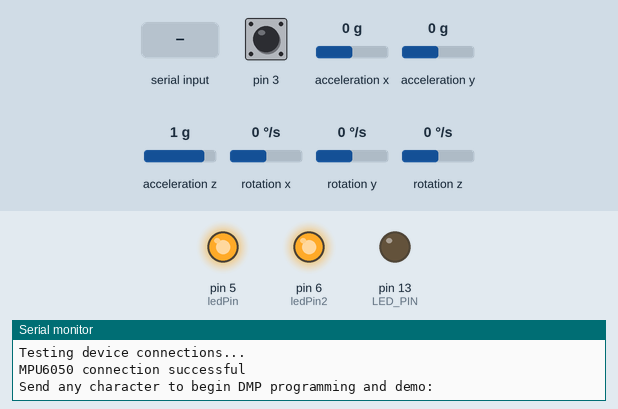
Recording of a sketch running on a simulated Arduino Leonardo, built with avr-gcc and run on an emulated ATmega32U4. On the bench: output pins drawn as LEDs (lit = HIGH), the last lines printed to the serial monitor. Dashed ring = blinking. The test bench sets the inputs (shaded band); at power-on: rotation z 0 °/s, acceleration z 1 g, pin 3 HIGH, acceleration x 0 g, acceleration y 0 g, rotation x 0 °/s, rotation y 0 °/s. The sensor or clock chip raises its interrupt line as the real part does.

Above: at 0.8 s.
0.9 s: "1\n" received over Serial
At 3.09 s:
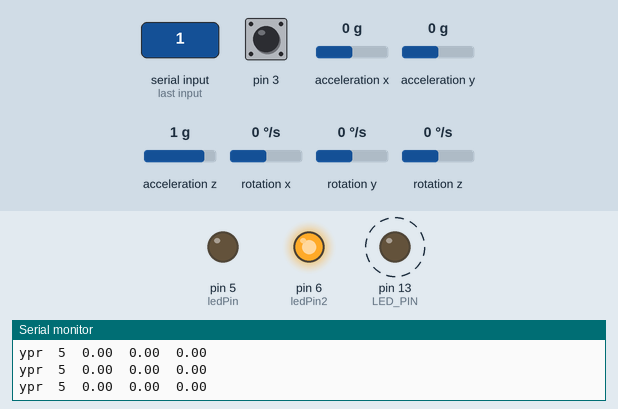
3.9 s: rotation z set to -27 °/s
6.9 s: rotation z set to -33 °/s
At 8.3 s:
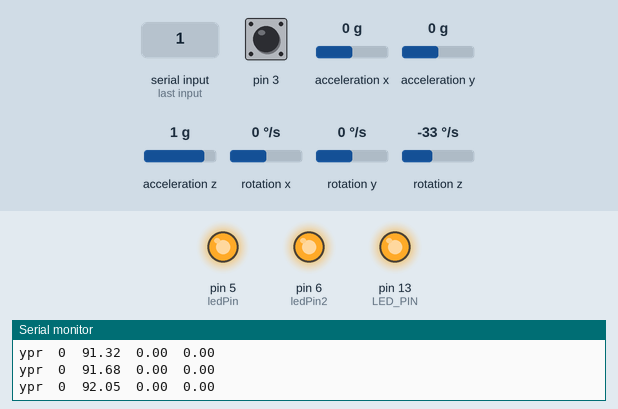
9.9 s: acceleration z set to 0.1 g
At 10.7 s:
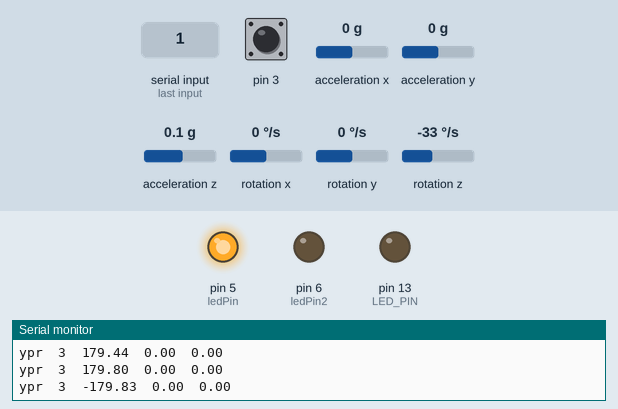
12.9 s: acceleration z set to -0.2 g
15.9 s: acceleration z set to 0 g
At 19.79 s:
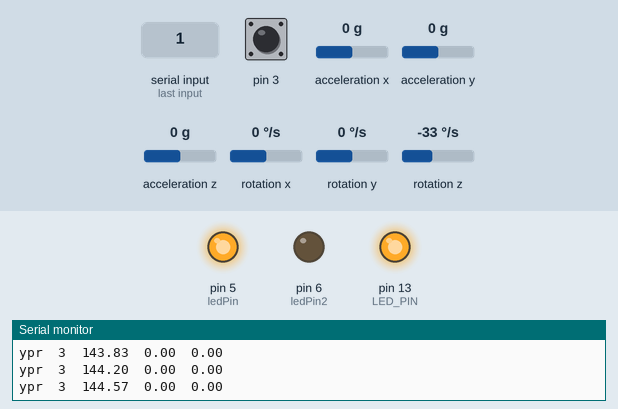
Timing chart, 0 to 19.9 s (numbered marks = the images above; inputs shaded):
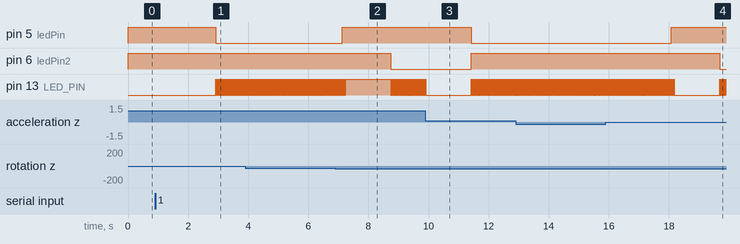

Measured:
- the behaviour switches between -29 and -30 °/s on rotation z (found by bisection; images 1 and 2)
- after the input at 0.9 s, pin 5 (ledPin): HIGH → LOW after 2.0 s; pin 13 (LED_PIN): alternates HIGH for 0.01 s and LOW for 0.01 s, starting after 2.0 s
- after the input at 15.9 s, pin 5 (ledPin): LOW → HIGH after 2.2 s; pin 6 (ledPin2): HIGH → LOW after 3.8 s

The sketch:

MPU6050_DMP6.ino
```cpp
// I2C device class (I2Cdev) demonstration Arduino sketch for MPU6050 class using DMP (MotionApps v2.0)
// 6/21/2012 by Jeff Rowberg <jeff@rowberg.net>
// Updates should (hopefully) always be available at https://github.com/jrowberg/i2cdevlib
//
// Changelog:
//      2013-05-08 - added seamless Fastwire support
//                 - added note about gyro calibration
//      2012-06-21 - added note about Arduino 1.0.1 + Leonardo compatibility error
//      2012-06-20 - improved FIFO overflow handling and simplified read process
//      2012-06-19 - completely rearranged DMP initialization code and simplification
//      2012-06-13 - pull gyro and accel data from FIFO packet instead of reading directly
//      2012-06-09 - fix broken FIFO read sequence and change interrupt detection to RISING
//      2012-06-05 - add gravity-compensated initial reference frame acceleration output
//                 - add 3D math helper file to DMP6 example sketch
//                 - add Euler output and Yaw/Pitch/Roll output formats
//      2012-06-04 - remove accel offset clearing for better results (thanks Sungon Lee)
//      2012-06-01 - fixed gyro sensitivity to be 2000 deg/sec instead of 250
//      2012-05-30 - basic DMP initialization working

/* ============================================
I2Cdev device library code is placed under the MIT license
Copyright (c) 2012 Jeff Rowberg

Permission is hereby granted, free of charge, to any person obtaining a copy
of this software and associated documentation files (the "Software"), to deal
in the Software without restriction, including without limitation the rights
to use, copy, modify, merge, publish, distribute, sublicense, and/or sell
copies of the Software, and to permit persons to whom the Software is
furnished to do so, subject to the following conditions:

The above copyright notice and this permission notice shall be included in
all copies or substantial portions of the Software.

THE SOFTWARE IS PROVIDED "AS IS", WITHOUT WARRANTY OF ANY KIND, EXPRESS OR
IMPLIED, INCLUDING BUT NOT LIMITED TO THE WARRANTIES OF MERCHANTABILITY,
FITNESS FOR A PARTICULAR PURPOSE AND NONINFRINGEMENT. IN NO EVENT SHALL THE
AUTHORS OR COPYRIGHT HOLDERS BE LIABLE FOR ANY CLAIM, DAMAGES OR OTHER
LIABILITY, WHETHER IN AN ACTION OF CONTRACT, TORT OR OTHERWISE, ARISING FROM,
OUT OF OR IN CONNECTION WITH THE SOFTWARE OR THE USE OR OTHER DEALINGS IN
THE SOFTWARE.
===============================================
*/

// I2Cdev and MPU6050 must be installed as libraries, or else the .cpp/.h files
// for both classes must be in the include path of your project
#include "I2Cdev.h"

#include "MPU6050_6Axis_MotionApps20.h"
//#include "MPU6050.h" // not necessary if using MotionApps include file

// Arduino Wire library is required if I2Cdev I2CDEV_ARDUINO_WIRE implementation
// is used in I2Cdev.h
#if I2CDEV_IMPLEMENTATION == I2CDEV_ARDUINO_WIRE
    #include "Wire.h"
#endif

// class default I2C address is 0x68
// specific I2C addresses may be passed as a parameter here
// AD0 low = 0x68 (default for SparkFun breakout and InvenSense evaluation board)
// AD0 high = 0x69
MPU6050 mpu;
//MPU6050 mpu(0x69); // <-- use for AD0 high

/* =========================================================================
   NOTE: In addition to connection 3.3v, GND, SDA, and SCL, this sketch
   depends on the MPU-6050's INT pin being connected to the Arduino's
   external interrupt #0 pin. On the Arduino Uno and Mega 2560, this is
   digital I/O pin 2.
 * ========================================================================= */

/* =========================================================================
   NOTE: Arduino v1.0.1 with the Leonardo board generates a compile error
   when using Serial.write(buf, len). The Teapot output uses this method.
   The solution requires a modification to the Arduino USBAPI.h file, which
   is fortunately simple, but annoying. This will be fixed in the next IDE
   release. For more info, see these links:

   http://arduino.cc/forum/index.php/topic,109987.0.html
   http://code.google.com/p/arduino/issues/detail?id=958
 * ========================================================================= */


// uncomment "OUTPUT_READABLE_QUATERNION" if you want to see the actual
// quaternion components in a [w, x, y, z] format (not best for parsing
// on a remote host such as Processing or something though)
//#define OUTPUT_READABLE_QUATERNION

// uncomment "OUTPUT_READABLE_EULER" if you want to see Euler angles
// (in degrees) calculated from the quaternions coming from the FIFO.
// Note that Euler angles suffer from gimbal lock (for more info, see
// http://en.wikipedia.org/wiki/Gimbal_lock)
//#define OUTPUT_READABLE_EULER

// uncomment "OUTPUT_READABLE_YAWPITCHROLL" if you want to see the yaw/
// pitch/roll angles (in degrees) calculated from the quaternions coming
// from the FIFO. Note this also requires gravity vector calculations.
// Also note that yaw/pitch/roll angles suffer from gimbal lock (for
// more info, see: http://en.wikipedia.org/wiki/Gimbal_lock)
#define OUTPUT_READABLE_YAWPITCHROLL

// uncomment "OUTPUT_READABLE_REALACCEL" if you want to see acceleration
// components with gravity removed. This acceleration reference frame is
// not compensated for orientation, so +X is always +X according to the
// sensor, just without the effects of gravity. If you want acceleration
// compensated for orientation, us OUTPUT_READABLE_WORLDACCEL instead.
//#define OUTPUT_READABLE_REALACCEL

// uncomment "OUTPUT_READABLE_WORLDACCEL" if you want to see acceleration
// components with gravity removed and adjusted for the world frame of
// reference (yaw is relative to initial orientation, since no magnetometer
// is present in this case). Could be quite handy in some cases.
//#define OUTPUT_READABLE_WORLDACCEL

// uncomment "OUTPUT_TEAPOT" if you want output that matches the
// format used for the InvenSense teapot demo
//#define OUTPUT_TEAPOT


#define LED_PIN 13 // (Arduino is 13, Teensy is 11, Teensy++ is 6)
bool blinkState = false;

// MPU control/status vars
bool dmpReady = false;  // set true if DMP init was successful
uint8_t mpuIntStatus;   // holds actual interrupt status byte from MPU
uint8_t devStatus;      // return status after each device operation (0 = success, !0 = error)
uint16_t packetSize;    // expected DMP packet size (default is 42 bytes)
uint16_t fifoCount;     // count of all bytes currently in FIFO
uint8_t fifoBuffer[64]; // FIFO storage buffer

// orientation/motion vars
Quaternion q;           // [w, x, y, z]         quaternion container
VectorInt16 aa;         // [x, y, z]            accel sensor measurements
VectorInt16 aaReal;     // [x, y, z]            gravity-free accel sensor measurements
VectorInt16 aaWorld;    // [x, y, z]            world-frame accel sensor measurements
VectorFloat gravity;    // [x, y, z]            gravity vector
float euler[3];         // [psi, theta, phi]    Euler angle container
float ypr[3];           // [yaw, pitch, roll]   yaw/pitch/roll container and gravity vector
int ledPin = 5;   // select the pin for relays 1 and 4 (26 pb)
int ledPin2 = 6;   // select the pin for relays 2 and 3 (25 pb)
float val = 0;       // variable to store the value coming from the sensor
int valcont = 0;     // state of the motor, 0, 3, 5
int valold = 0;      // dummy for delay after state change
float vref = 90;    // reference value (angle)
float eps = 2;     // tolerance
float aztol = 0.;
float azold = 0.;
boolean ready = false;
float azcorr = 0.;
// verde oscuro - A5 scl; verde claro - A4 sda; rojo - vcc ; naranja - gnd ; violeta gris 6 5 digital a in1 in2 relay module; azul 2 digital a int
// https://diyhacking.com/arduino-mpu-6050-imu-sensor-tutorial/
// packet structure for InvenSense teapot demo
uint8_t teapotPacket[14] = { '$', 0x02, 0,0, 0,0, 0,0, 0,0, 0x00, 0x00, '\r', '\n' };


// ================================================================
// ===               INTERRUPT DETECTION ROUTINE                ===
// ================================================================

volatile bool mpuInterrupt = false;     // indicates whether MPU interrupt pin has gone high
void dmpDataReady() {
    mpuInterrupt = true;
}


// ================================================================
// ===                      INITIAL SETUP                       ===
// ================================================================

void setup() {
    // join I2C bus (I2Cdev library doesn't do this automatically)
    #if I2CDEV_IMPLEMENTATION == I2CDEV_ARDUINO_WIRE
        Wire.begin();
        TWBR = 24; // 400kHz I2C clock (200kHz if CPU is 8MHz)
    #elif I2CDEV_IMPLEMENTATION == I2CDEV_BUILTIN_FASTWIRE
        Fastwire::setup(400, true);
    #endif

    pinMode(ledPin, OUTPUT);  // declare the ledPin as an OUTPUT
    pinMode(ledPin2, OUTPUT);  // declare the ledPin as an OUTPUT
// protection from short-circuiting the motor
    digitalWrite(ledPin, HIGH);  // turn the ledPin on
    digitalWrite(ledPin2, HIGH);  // turn the ledPin on

    // initialize serial communication
    // (115200 chosen because it is required for Teapot Demo output, but it's
    // really up to you depending on your project)
    Serial.begin(115200);
    while (!Serial); // wait for Leonardo enumeration, others continue immediately

    // NOTE: 8MHz or slower host processors, like the Teensy @ 3.3v or Ardunio
    // Pro Mini running at 3.3v, cannot handle this baud rate reliably due to
    // the baud timing being too misaligned with processor ticks. You must use
    // 38400 or slower in these cases, or use some kind of external separate
    // crystal solution for the UART timer.

    // initialize device
    Serial.println(F("Initializing I2C devices..."));
    mpu.initialize();

    // verify connection
    Serial.println(F("Testing device connections..."));
    Serial.println(mpu.testConnection() ? F("MPU6050 connection successful") : F("MPU6050 connection failed"));

    // wait for ready
    Serial.println(F("\nSend any character to begin DMP programming and demo: "));
    while (Serial.available() && Serial.read()); // empty buffer
    while (!Serial.available());                 // wait for data
    while (Serial.available() && Serial.read()); // empty buffer again

    // load and configure the DMP
    Serial.println(F("Initializing DMP..."));
    devStatus = mpu.dmpInitialize();

    // supply your own gyro offsets here, scaled for min sensitivity
    mpu.setXGyroOffset(220);
    mpu.setYGyroOffset(76);
    mpu.setZGyroOffset(-85);
    mpu.setZAccelOffset(1788); // 1688 factory default for my test chip

    // make sure it worked (returns 0 if so)
    if (devStatus == 0) {
        // turn on the DMP, now that it's ready
        Serial.println(F("Enabling DMP..."));
        mpu.setDMPEnabled(true);

        // enable Arduino interrupt detection
        Serial.println(F("Enabling interrupt detection (Arduino external interrupt 0)..."));
        attachInterrupt(0, dmpDataReady, RISING);
        mpuIntStatus = mpu.getIntStatus();

        // set our DMP Ready flag so the main loop() function knows it's okay to use it
        Serial.println(F("DMP ready! Waiting for first interrupt..."));
        dmpReady = true;

        // get expected DMP packet size for later comparison
        packetSize = mpu.dmpGetFIFOPacketSize();
    } else {
        // ERROR!
        // 1 = initial memory load failed
        // 2 = DMP configuration updates failed
        // (if it's going to break, usually the code will be 1)
        Serial.print(F("DMP Initialization failed (code "));
        Serial.print(devStatus);
        Serial.println(F(")"));
    }

    // configure LED for output
    pinMode(LED_PIN, OUTPUT);
}


// ================================================================
// ===                    MAIN PROGRAM LOOP                     ===
// ================================================================

void loop() {
    // if programming failed, don't try to do anything
    if (!dmpReady) return;

    // wait for MPU interrupt or extra packet(s) available
    while (!mpuInterrupt && fifoCount < packetSize) {
        // other program behavior stuff here
        // .
        // .
        // .
        // if you are really paranoid you can frequently test in between other
        // stuff to see if mpuInterrupt is true, and if so, "break;" from the
        // while() loop to immediately process the MPU data
        // .
        // .
        // .
    }

    // reset interrupt flag and get INT_STATUS byte
    mpuInterrupt = false;
    mpuIntStatus = mpu.getIntStatus();

    // get current FIFO count
    fifoCount = mpu.getFIFOCount();

    // check for overflow (this should never happen unless our code is too inefficient)
    if ((mpuIntStatus & 0x10) || fifoCount == 1024) {
        // reset so we can continue cleanly
        mpu.resetFIFO();
        Serial.println(F("FIFO overflow!"));

    // otherwise, check for DMP data ready interrupt (this should happen frequently)
    } else if (mpuIntStatus & 0x02) {
        // wait for correct available data length, should be a VERY short wait
        while (fifoCount < packetSize) fifoCount = mpu.getFIFOCount();

        // read a packet from FIFO
        mpu.getFIFOBytes(fifoBuffer, packetSize);

        // track FIFO count here in case there is > 1 packet available
        // (this lets us immediately read more without waiting for an interrupt)
        fifoCount -= packetSize;

        #ifdef OUTPUT_READABLE_QUATERNION
            // display quaternion values in easy matrix form: w x y z
            mpu.dmpGetQuaternion(&q, fifoBuffer);
            Serial.print("quat\t");
            Serial.print(q.w);
            Serial.print("\t");
            Serial.print(q.x);
            Serial.print("\t");
            Serial.print(q.y);
            Serial.print("\t");
            Serial.println(q.z);
        #endif

        #ifdef OUTPUT_READABLE_EULER
            // display Euler angles in degrees
            mpu.dmpGetQuaternion(&q, fifoBuffer);
            mpu.dmpGetEuler(euler, &q);
            Serial.print("euler\t");
            Serial.print(euler[0] * 180/M_PI);
            Serial.print("\t");
            Serial.print(euler[1] * 180/M_PI);
            Serial.print("\t");
            Serial.println(euler[2] * 180/M_PI);
        #endif

        #ifdef OUTPUT_READABLE_YAWPITCHROLL
            // display Euler angles in degrees
            mpu.dmpGetQuaternion(&q, fifoBuffer);
            mpu.dmpGetGravity(&gravity, &q);
            mpu.dmpGetYawPitchRoll(ypr, &q, &gravity);
            val = ypr[0] * 180/M_PI;
            Serial.print("ypr\t");
            Serial.print(valcont);
            Serial.print("\t");
            if (ready == false){
              Serial.print(ypr[0] * 180/M_PI);
            }
            if (ready == true){
              Serial.print(-azcorr + ypr[0] * 180/M_PI);
              val = -azcorr + ypr[0] * 180/M_PI;
            }
            Serial.print("\t");
            Serial.print(ypr[1] * 180/M_PI);
            Serial.print("\t");
            Serial.println(ypr[2] * 180/M_PI);
            if (ready == false){
              aztol = abs(val-azold);
              if (aztol < 0.001 ){
                ready = true;
                azcorr = val;
                Serial.println("System ready");
              }
            }
            azold=val;
            if (val < -180){
              val = val + 360;
            }
            if (val < vref - eps && ready == true){
              valcont = 5;
            }
            if (val > vref + eps && ready == true){
              valcont = 3;
            }
            if (val >= vref - eps && val <= vref + eps && ready == true){
              valcont = 0;
            }

            if( valold != valcont && valcont != 0  && ready == true){
              delay(1500);
              digitalWrite(ledPin, HIGH);  // turn the ledPin on
              digitalWrite(ledPin2, HIGH);  // turn the ledPin on
            }
            valold = valcont;
            if(valcont == 0){
              digitalWrite(ledPin, HIGH);  // turn the ledPin on
              digitalWrite(ledPin2, HIGH);  // turn the ledPin on
            }
            if(valcont == 3 && ready == true){
              digitalWrite(ledPin, HIGH);  // turn the ledPin on
              digitalWrite(ledPin2, LOW);  // turn the ledPin on
            }
            if(valcont == 5 && ready == true){
              digitalWrite(ledPin, LOW);  // turn the ledPin on
              digitalWrite(ledPin2, HIGH);  // turn the ledPin on
            }


        #endif

        #ifdef OUTPUT_READABLE_REALACCEL
            // display real acceleration, adjusted to remove gravity
            mpu.dmpGetQuaternion(&q, fifoBuffer);
            mpu.dmpGetAccel(&aa, fifoBuffer);
            mpu.dmpGetGravity(&gravity, &q);
            mpu.dmpGetLinearAccel(&aaReal, &aa, &gravity);
            Serial.print("areal\t");
            Serial.print(aaReal.x);
            Serial.print("\t");
            Serial.print(aaReal.y);
            Serial.print("\t");
            Serial.println(aaReal.z);
        #endif

        #ifdef OUTPUT_READABLE_WORLDACCEL
            // display initial world-frame acceleration, adjusted to remove gravity
            // and rotated based on known orientation from quaternion
            mpu.dmpGetQuaternion(&q, fifoBuffer);
            mpu.dmpGetAccel(&aa, fifoBuffer);
            mpu.dmpGetGravity(&gravity, &q);
            mpu.dmpGetLinearAccel(&aaReal, &aa, &gravity);
            mpu.dmpGetLinearAccelInWorld(&aaWorld, &aaReal, &q);
            Serial.print("aworld\t");
            Serial.print(aaWorld.x);
            Serial.print("\t");
            Serial.print(aaWorld.y);
            Serial.print("\t");
            Serial.println(aaWorld.z);
        #endif

        #ifdef OUTPUT_TEAPOT
            // display quaternion values in InvenSense Teapot demo format:
            teapotPacket[2] = fifoBuffer[0];
            teapotPacket[3] = fifoBuffer[1];
            teapotPacket[4] = fifoBuffer[4];
            teapotPacket[5] = fifoBuffer[5];
            teapotPacket[6] = fifoBuffer[8];
            teapotPacket[7] = fifoBuffer[9];
            teapotPacket[8] = fifoBuffer[12];
            teapotPacket[9] = fifoBuffer[13];
            Serial.write(teapotPacket, 14);
            teapotPacket[11]++; // packetCount, loops at 0xFF on purpose
        #endif

        // blink LED to indicate activity
        blinkState = !blinkState;
        digitalWrite(LED_PIN, blinkState);
    }
}
```
